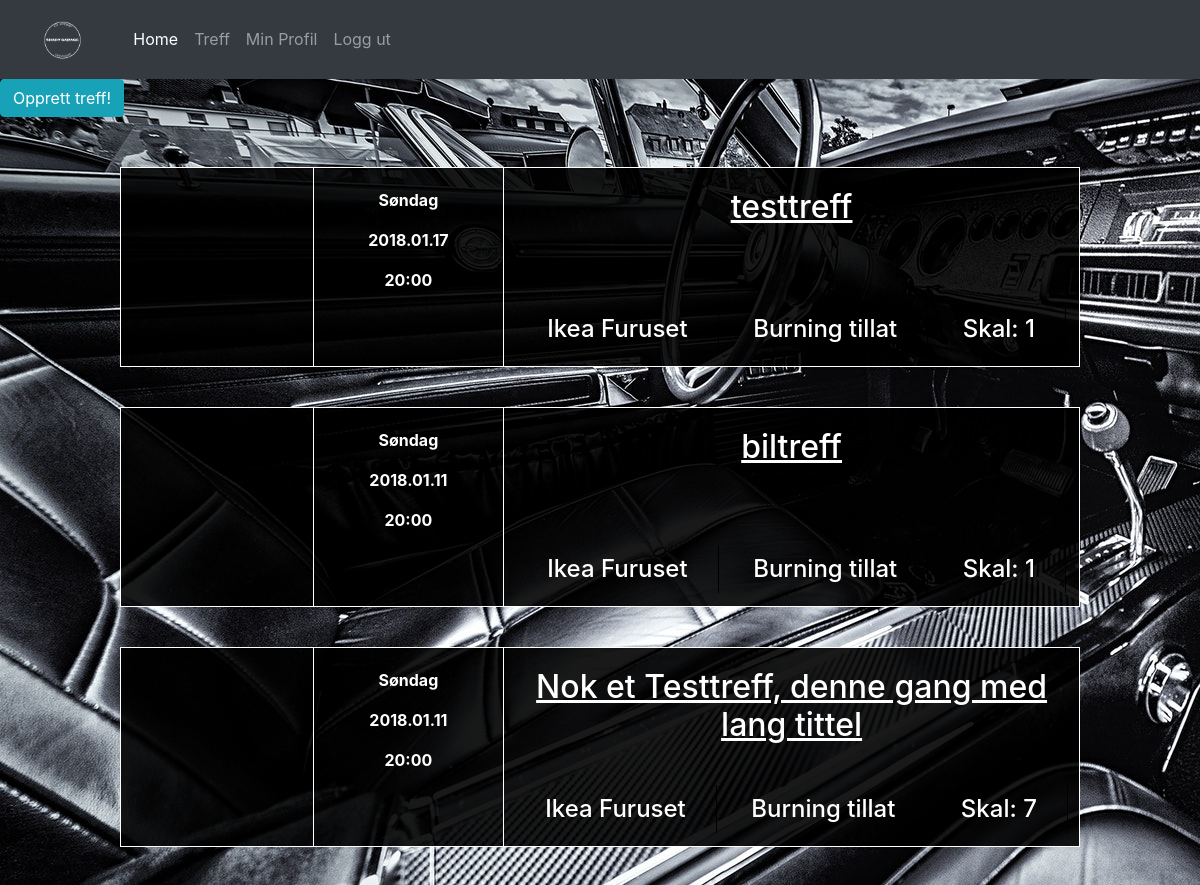
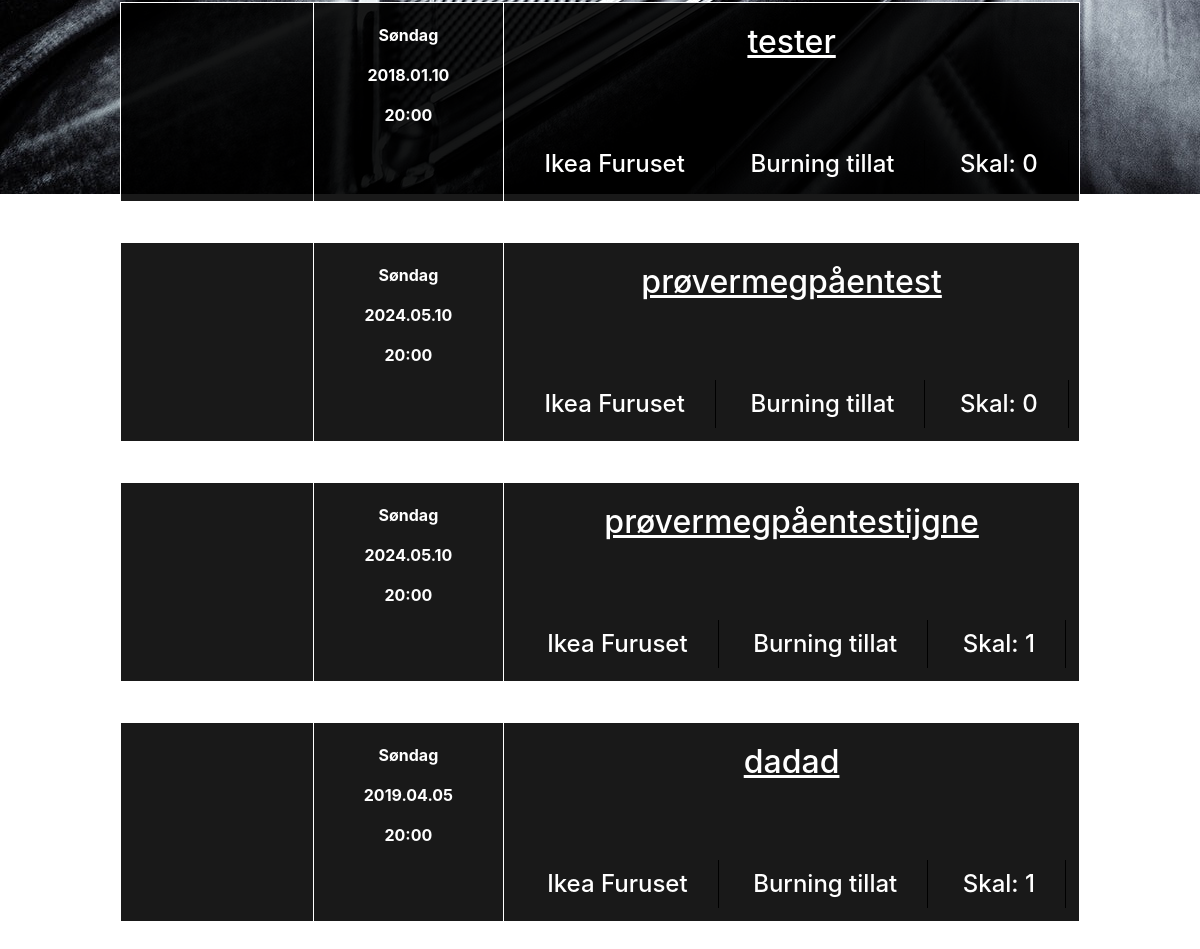
The app's page /meets/ (signed in), older data (2 pictures, top to bottom).
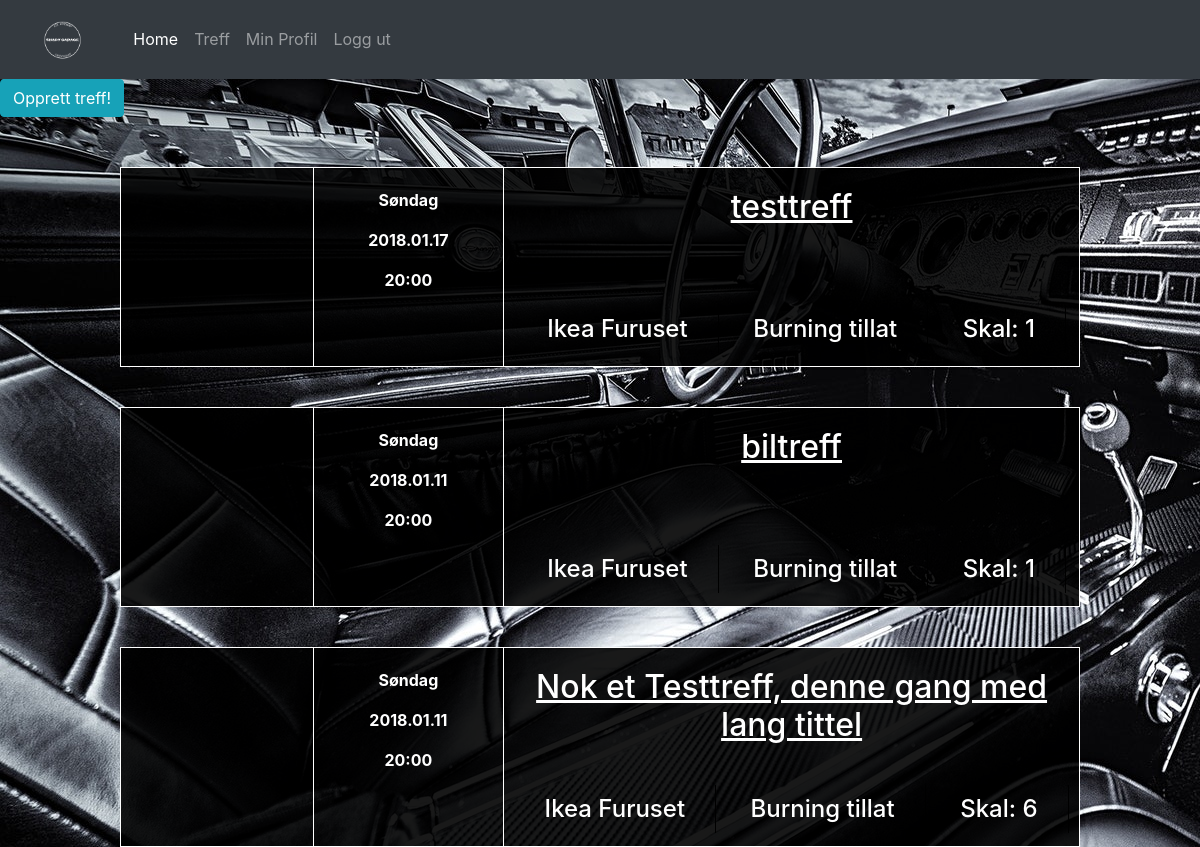
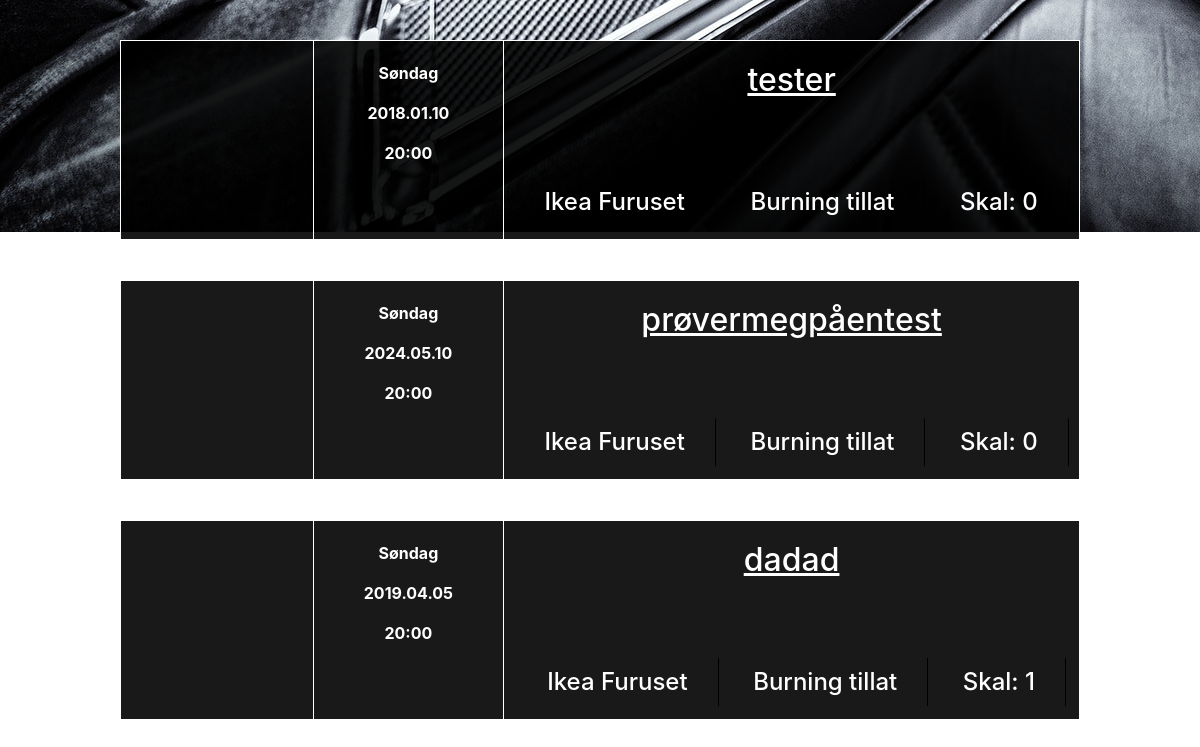
The same page, newer data (2 pictures, top to bottom).
### meets/models.py (models this page shows, shortened)
class Meet(models.Model):
    meet_name = models.CharField(max_length = 255, unique = True)
    date = models.DateTimeField()
    time = models.TimeField(blank = True, default="19:00:00")
    slug = models.SlugField(allow_unicode = True, unique = True)
    description = models.TextField()
    meet_image = models.ImageField(upload_to = "meets_pic", blank = True, default = "/meets_pic/meet_default.png")
    users_joining = models.ManyToManyField(auth.models.User, blank = True, related_name = "members_joining_meet")
    longitude = models.CharField(max_length = 255, blank = True)
    latitude = models.CharField(max_length = 255,blank = True)
    def get_absolute_url(self):
        return reverse("meets:single", kwargs={"slug":self.slug})

### meets/views.py (the view)
class MeetsListView(ListView):
    template_name = 'meets/meets_list.html'
    model = models.Meet

### meets/templates/meets/meets_list.html (shortened to what this page needs)
{% extends "base.html" %}
{% load staticfiles %}
{% block body %}
{% if user.is_authenticated %}
<a class="btn btn-info" href="{%url 'meets:create_meet'%}" role="button">Opprett treff! </a>
<div class="meet_list_container">
{% for meet in object_list %}
    <div class="meet_card_container">
      <div class="meet_card_img_container">
      </div><div class="meet_card_time_container">
        <p>Søndag</p>
        <p>{{ meet.date|date:'Y.m.d'}}</p>
        <p>20:00</p>
      </div><div class="meet_card_info_container">
        <h2><a href="{{ meet.get_absolute_url }}">{{meet.meet_name}}</a></h2>
        <div class="meet_card_info">
          <h4>Ikea Furuset</h4>
          <h4>Burning tillat</h4>
          <h4>Skal: {{meet.users_joining.count}}</h4>
        </div>
      </div>
    </div>
{% endfor %}
</div>
{% endif %}
{% endblock %}

### templates/base.html (shortened to what this page needs)
<!DOCTYPE html>
<html>
  <head>
    {% load staticfiles %}
    <link rel="stylesheet" href="{% static 'css/style.css' %}">
    <link rel="stylesheet" href="https://maxcdn.bootstrapcdn.com/bootstrap/4.0.0-beta.2/css/bootstrap.min.css">
  </head>
  <body>
    <nav class="navbar navbar-expand-lg navbar-dark bg-dark">
      <a class="navbar-brand" href="{% url 'home'%}"> <img src="{%static "images/logomidlertidig.png"%}" id="brand-image" alt=""> </a>
      <div class="collapse navbar-collapse" id="navbarNav">
        <ul class="navbar-nav">
          <li class="nav-item active">
            <a class="nav-link" href="{% url 'home'%}">Home <span class="sr-only">(current)</span></a>
          </li>
          <li class="nav-item">
            <a class="nav-link" href="{% url 'meets:meets_list' %}">Treff</a>
          </li>
          {% if user.is_authenticated %}
          <li class="nav-item">
            <a class="nav-link" href="#">Min Profil</a>
          </li>
          <li class="nav-item">
              <a class="nav-link" href="{% url 'accounts:logout' %}">Logg ut</a>
          </li>
          {% endif %}
        </ul>
      </div>
    </nav>
    {% block body %}
    {% endblock %}
  </body>
</html>

### static/css/style.css (style rules this page uses)
* { margin: 0; padding: 0; }
a { text-decoration: none; }
.meet_list_container { text-align: center; padding: 30px 0; }
.meet_card_container { display: inline-block; height: 200px; width: 80%; margin: 20px auto; border: 1px solid white; background-color: rgba(0,0,0,0.9); color:white; }
.meet_card_img_container { display: inline-block; width: 20%; height: 100%; }
.meet_card_time_container { display: inline-block; vertical-align: top; padding: 20px 0 0 0; width: 20%; height: 100%; border-left: 1px solid white; border-right: 1px solid white; }
.meet_card_time_container p { display: block; font-weight: bold; }
.meet_card_info_container { display: inline-block; width: 60%; height: 100%; vertical-align: top; }
.meet_card_info_container h2 { display: block; text-decoration: underline; padding-top: 20px; height: 45%; }
.meet_card_info_container h2 a { color:white; }
.meet_card_info { height: 50%; padding-top: 40px; }
.meet_card_info h4 { display: inline-block; border-right: 1px solid black; padding: 10px 30px; }
#brand-image { height: 52.5px; width: 93.3px; }

Row changes from the older to the newer data that the page shows:
removed Meet: date "2024.05.10", meet_name "prøvermegpåentestijgne", users_joining.count "1"
computed for Meet "Nok et Testtreff, denne gang med lang tittel": users_joining.count "7" → "6"
